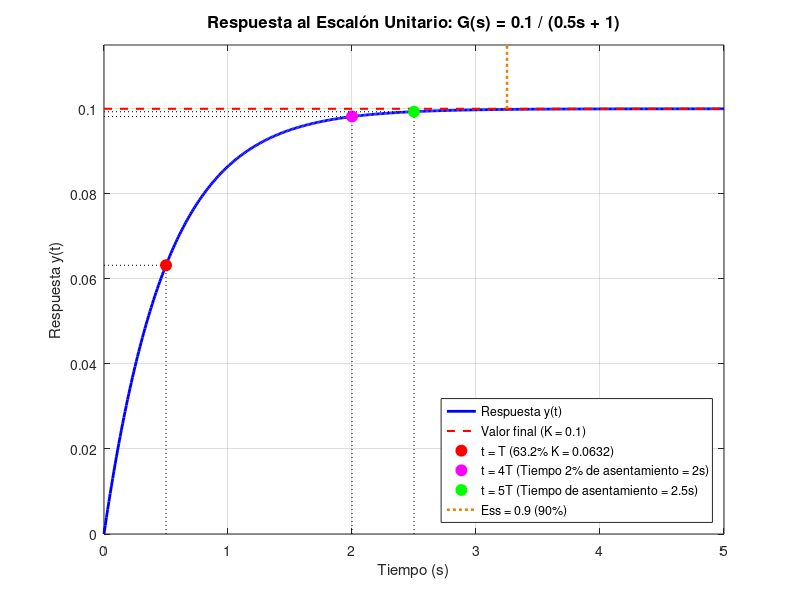

The MATLAB script that drew this image:
% =======================================================================
% Script: Respuesta al Escalón Unitario - Sistema de Primer Orden
% Función de transferencia: G(s) = K / (T*s + 1)
% Profesor de Control Automático: Luis C. Rosales | Github: lcrosales
% Estudiante: Jeffrey Salas
% =======================================================================

clear all; clc; close all;

%%%%% 0. Cargar el paquete de control (Requisito fundamental en Octave)
%pkg load control;

% 1. Ingreso de parámetros desde la línea de comandos con validación (>= 0)

J = input('Ingrese J (momento de inercia) [kg*m^2]: ');
while ~isnumeric(J) || isempty(J) || J < 0
    disp('Valor inválido. J debe ser un número mayor o igual a 0.');
    J = input('Ingrese J (momento de inercia) [kg*m^2]: ');
end

Ra = input('Ingrese Ra (resistencia de armadura) [Ohm]: ');
while ~isnumeric(Ra) || isempty(Ra) || Ra < 0
    disp('Valor inválido. Ra debe ser un número mayor o igual a 0.');
    Ra = input('Ingrese Ra (resistencia de armadura) [Ohm]: ');
end

b = input('Ingrese b (coeficiente de fricción de motor) [N*m*s/rad]: ');
while ~isnumeric(b) || isempty(b) || b < 0
    disp('Valor inválido. b debe ser un número mayor o igual a 0.');
    b = input('Ingrese b (coeficiente de fricción de motor) [N*m*s/rad]: ');
end

Kt = input('Ingrese Kt (constante de par) [N*m/A]: ');
while ~isnumeric(Kt) || isempty(Kt) || Kt < 0
    disp('Valor inválido. Kt debe ser un número mayor o igual a 0.');
    Kt = input('Ingrese Kt (constante de par) [N*m/A]: ');
end

Kb = input('Ingrese Kb (constante de fuerza electromotriz) [V*s/rad]: ');
while ~isnumeric(Kb) || isempty(Kb) || Kb < 0
    disp('Valor inválido. Kb debe ser un número mayor o igual a 0.');
    Kb = input('Ingrese Kb (constante de fuerza electromotriz) [V*s/rad]: ');
end

% 2. Parámetros del sistema (Modificar según la planta a analizar)
K = Kt/(Ra*b+Kt*Kb);  % Ganancia en estado estable
T = Ra*J/(Ra*b+Kt*Kb);  % Constante de tiempo [segundos]

% 3. Definición de la Función de Transferencia G(s)
% Numerador: [K]
% Denominador: [T, 1] que representa (T*s + 1)
num = [K];
den = [T, 1];
G = tf(num, den);

% Imprimir la función de transferencia en la ventana de comandos
disp('Función de Transferencia Obtenida G(s):');
G

% 4. Definición del vector de tiempo de simulación
% Se simula hasta 10 veces T, 
% En 5T el sistema alcanza el 99.3% del valor final.
t_final = 10 * T;
t = 0:0.01:t_final;

t_f = 5 * T;

% 5. Cálculo de la respuesta al escalón unitario
[y, t] = step(G, t);

% 6. Graficación y formato didáctico
figure('Name', 'Respuesta al Escalón - Sistema de Primer Orden');
plot(t, y, 'b-', 'LineWidth', 2);
grid on;
hold on;


% --- Puntos y líneas de referencia didácticas ---

% a) Valor final en estado estable (y_f = K)
line([0 t_final], [K K], 'Color', 'r', 'LineStyle', '--', 'LineWidth', 1.5);

% b) Punto característico en t = T (63.2% del valor final)
y_T = 0.632 * K;

line([T T], [0 y_T], 'Color', 'k', 'LineStyle', ':', 'HandleVisibility', 'off');
line([0 T], [y_T y_T], 'Color', 'k', 'LineStyle', ':', 'HandleVisibility', 'off');

plot(T, y_T, 'ro', 'MarkerSize', 8, 'MarkerFaceColor', 'r');

% c) Punto característico en t = 4T (98.2% - Criterio de tiempo de asentamiento)
t_a2 = 4 * T;
y_4T = 0.982 * K;

line([4*T 4*T], [0 y_4T], 'Color', 'k', 'LineStyle', ':', 'HandleVisibility', 'off');
line([0 4*T], [y_4T y_4T], 'Color', 'k', 'LineStyle', ':', 'HandleVisibility', 'off');

plot(t_a2, y_4T, 'mo', 'MarkerSize', 8, 'MarkerFaceColor', 'm');

% d) Punto característico en t = 5T (99.3% - Tiempo de asentamiento)
t_asentamiento = 5 * T;
y_5T = 0.993 * K;

line([5*T 5*T], [0 y_5T], 'Color', 'k', 'LineStyle', ':', 'HandleVisibility', 'off');
line([0 5*T], [y_5T y_5T], 'Color', 'k', 'LineStyle', ':', 'HandleVisibility', 'off');

plot(t_asentamiento, y_5T, 'go', 'MarkerSize', 8, 'MarkerFaceColor', 'g');


% e) Error de estado estacionario (solo si existe)
r_final = 1;              % Valor de referencia (entrada escalón unitario)
ess = r_final - K;        % Error de estado estacionario
tol = 1e-6;               % Tolerancia para considerar que hay error

hay_error = abs(ess) > tol;

if hay_error
    % Línea de referencia r(t) = 1
    line([0 t_final], [r_final r_final], 'Color', 'k', ...
        'LineStyle', '-.', 'LineWidth', 1.3, 'HandleVisibility', 'off');

    % Indicador vertical del error, ubicado cerca del final del eje x
    x_err = 0.65 * t_final;
    line([x_err x_err], [K r_final], 'Color', [0.9 0.5 0], 'LineStyle', ':', ...
        'LineWidth', 1.8);

    % Texto con el valor numérico del error
    text(x_err + 0.05*t_final, (K + r_final)/2, ...
        sprintf('e_{ss} = %.2f (%.0f%%)', ess, ess*100), ...
        'Color', [0.9 0.5 0]);
end



% 7. Títulos y Leyendas
title(['Respuesta al Escalón Unitario: G(s) = ', num2str(K), ' / (', num2str(T), 's + 1)'], 'FontSize', 12);
xlabel('Tiempo (s)', 'FontSize', 11);
ylabel('Respuesta y(t)', 'FontSize', 11);

legend('Respuesta y(t)', ...
    ['Valor final (K = ', num2str(K), ')'], ...
    ['t = T (63.2% K = ', num2str(y_T), ')'], ...
    ['t = 4T (Tiempo 2% de asentamiento = ', num2str(t_a2), 's)'], ...
    ['t = 5T (Tiempo de asentamiento = ', num2str(t_asentamiento), 's)'], ...
    ['Ess = ', num2str(ess), ' (', num2str(ess*100), '%)'], ...
    'Location', 'southeast');

xlim([0 t_final]);
ylim([0 K * 1.15]);
